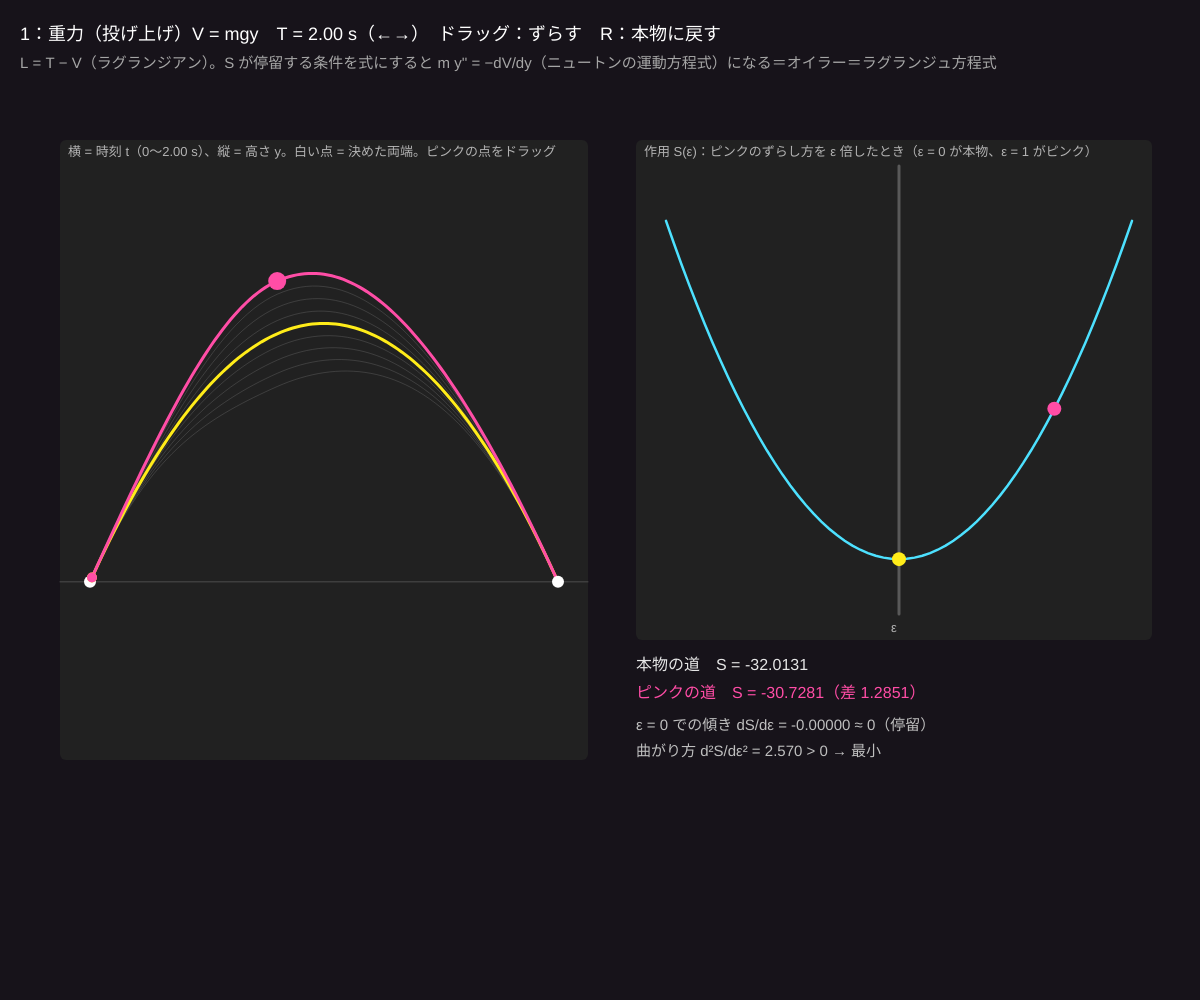
Frame 1 (no input)
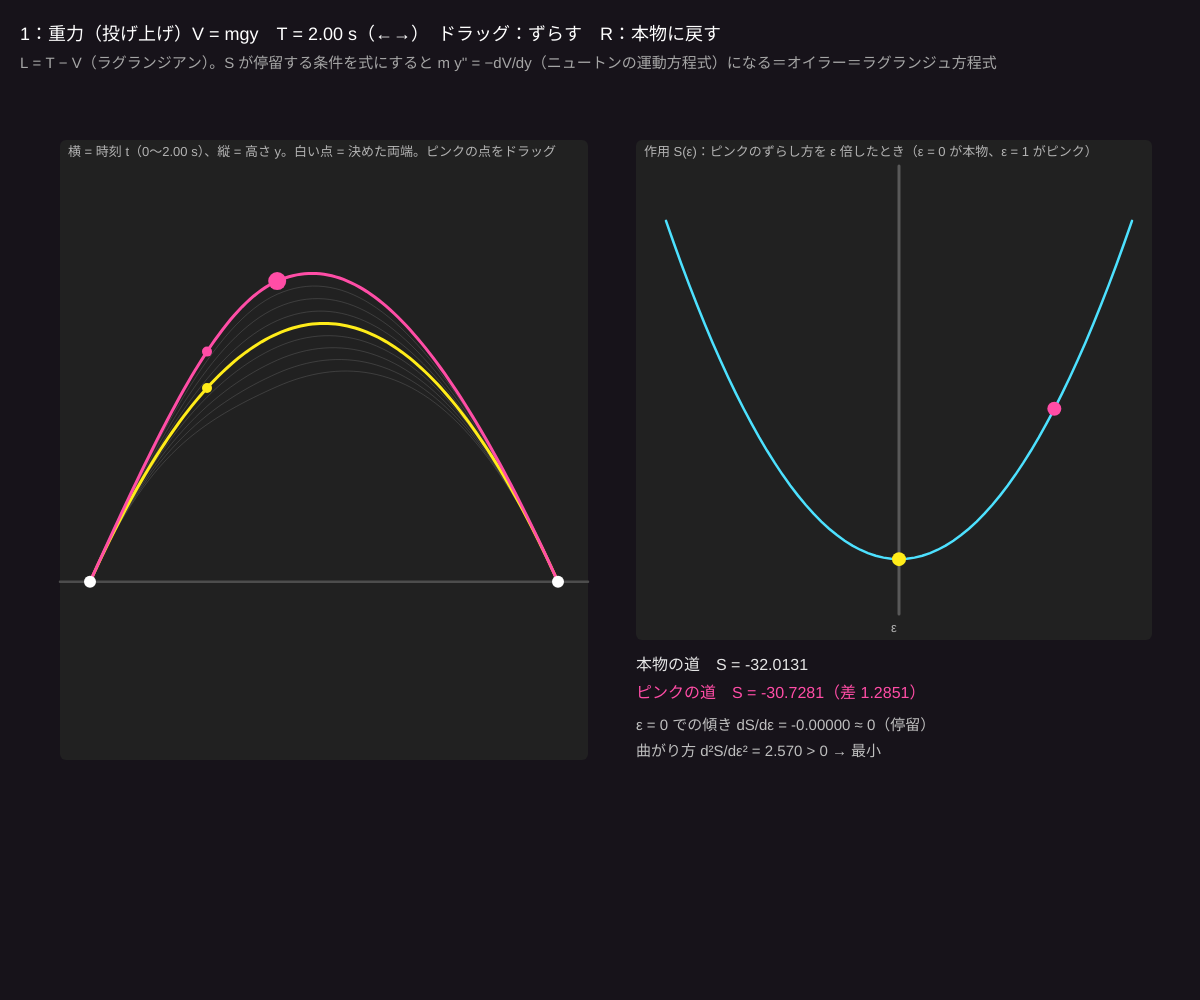
Frame 60 (no input)
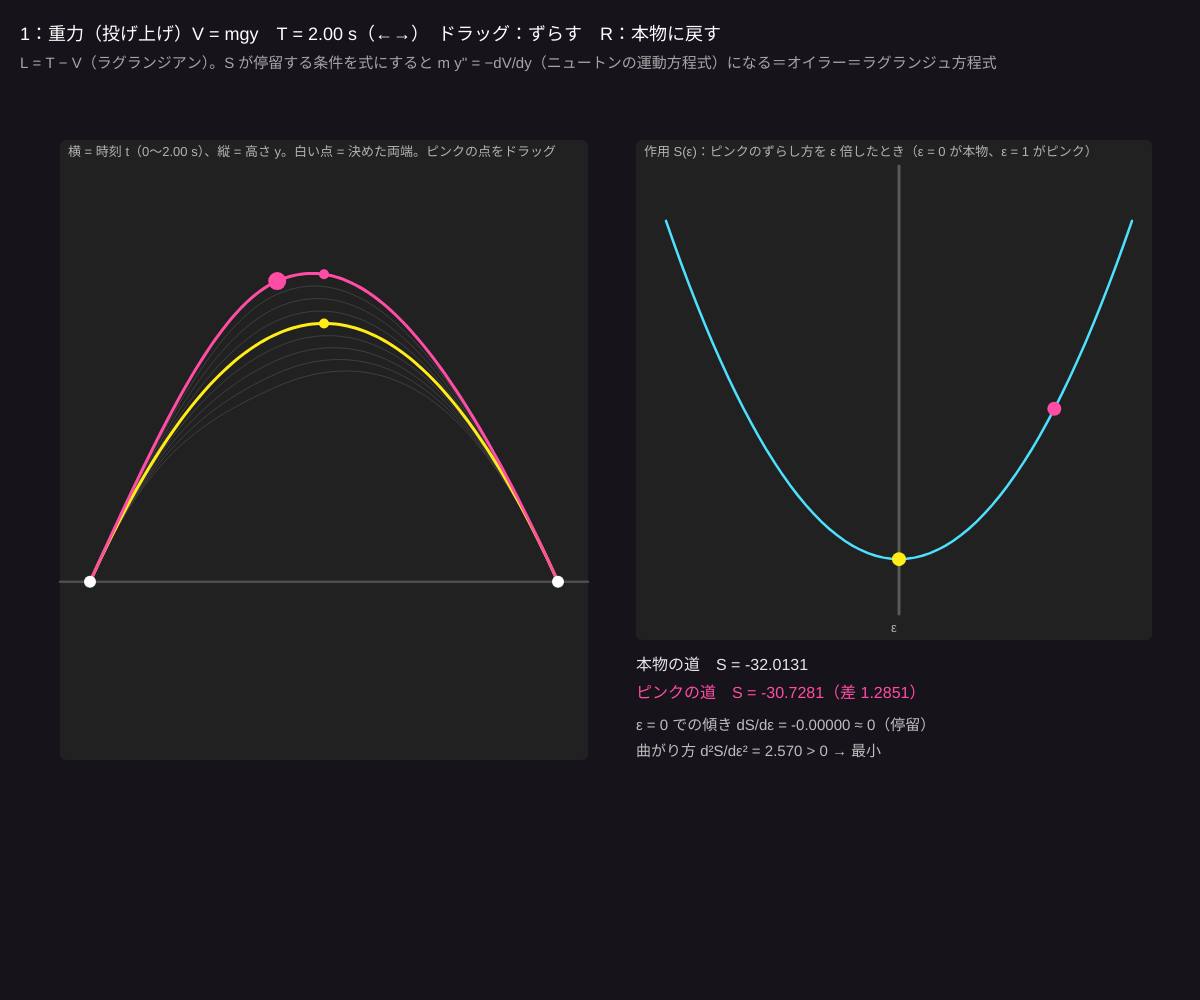
Frame 120 (the mouse pressed at the canvas centre since frame 60)

The p5.js sketch that drew these frames (run headless with seeded random() and noise() and a simulated clock; from frame 60 on, the mouse is pressed at the canvas centre):

// p5.js sketch
// ── sketch.js
// ============================================
// 15 ラグランジュ形式と最小作用
// 時刻 0 に高さ y₀、時刻 T に高さ y₁ ── 両端を決めたとき、本物の運動はどの道を通る？
//   作用 S = ∫ (T − V) dt（運動エネルギー − 位置エネルギー）を計算すると、本物の道で S が「停留」する（ずらしても 1 次では変わらない）
// ドラッグ = 道の制御点を動かす / 1 = 重力（投げ上げ）/ 2 = ばね / ←→ = 時間 T / R = 本物の道に戻す / スペース = 玉を動かす
// ============================================

let mode = 1;              // 1: 重力 V = mgy、2: ばね V = ½ky²
let g = 9.8, m = 1;        // ★ 重力加速度、質量
let w0 = 2.0;              // ★ ばねの角振動数 ω [rad/s]
let T = 2.0;               // ★ かかる時間 [s]
let y0, y1;                // 両端の高さ
let ctrl = { t: 1, dy: 0 };  // 制御点：時刻 t で本物の道から dy ずらす
let dragging = false;
let NS = 400;              // ★ 作用の積分の分割数
let anim = 0;

function setup() {
  createCanvas(windowWidth, windowHeight);
  colorMode(HSB, 360, 100, 100, 100);
  setMode(1);
}
function setMode(n) {
  mode = n;
  if (n === 1) { y0 = 0; y1 = 0; T = 2.0; } else { y0 = 1.0; y1 = 0.5; T = 1.2; }
  ctrl = { t: T * 0.4, dy: 1.0 };
}

// ★ 本物の道（オイラー＝ラグランジュ方程式 m y'' = −dV/dy の解で、両端を通るもの）
function truePath(t) {
  if (mode === 1) return y0 + (y1 - y0) * t / T + 0.5 * g * t * (T - t);
  let s = sin(w0 * T);
  if (abs(s) < 1e-6) return y0 * cos(w0 * t);             // 半周期ちょうどは解が決まらない
  return y0 * cos(w0 * t) + (y1 - y0 * cos(w0 * T)) / s * sin(w0 * t);
}
// ずらし方の形：制御点で 1、両端で 0、なめらか
function bump(t, tc) {
  if (t <= tc) return pow(sin(HALF_PI * t / tc), 2);
  return pow(sin(HALF_PI * (T - t) / (T - tc)), 2);
}
function pathY(t, eps) { return truePath(t) + eps * ctrl.dy * bump(t, ctrl.t); }
function V(yy) { return mode === 1 ? m * g * yy : 0.5 * m * w0 * w0 * yy * yy; }

// ★ 作用 S = Σ (½ m v² − V(y)) Δt
function action(eps) {
  let S = 0, h = T / NS;
  for (let i = 0; i < NS; i++) {
    let ta = i * h, tb = ta + h, ya = pathY(ta, eps), yb = pathY(tb, eps);
    let v = (yb - ya) / h;
    S += (0.5 * m * v * v - V((ya + yb) / 2)) * h;
  }
  return S;
}

function draw() {
  background(280, 25, 10);
  // ---- 左：時刻 t と高さ y のグラフ上の道
  let px = width * 0.05, py = height * 0.14, pw = width * 0.44, ph = height * 0.62;
  let ylo = mode === 1 ? -3 : -2, yhi = mode === 1 ? 8 : 2.5;
  let X = (t) => map(t, 0, T, px + 30, px + pw - 30), Y = (yy) => map(constrain(yy, ylo - 0.5, yhi + 0.5), ylo, yhi, py + ph - 20, py + 20);
  noStroke(); fill(0, 0, 13); rect(px, py, pw, ph, 6);
  stroke(0, 0, 30); line(px, Y(0), px + pw, Y(0));
  // いろいろなずらし方（薄い線）
  for (let e = -1; e <= 1.001; e += 0.25) {
    stroke(0, 0, 50, 30); strokeWeight(1); noFill();
    beginShape(); for (let i = 0; i <= 80; i++) { let t = T * i / 80; vertex(X(t), Y(pathY(t, e))); } endShape();
  }
  // 本物の道（黄色）とずらした道（ピンク）
  stroke(55, 90, 100); strokeWeight(3); noFill();
  beginShape(); for (let i = 0; i <= 120; i++) { let t = T * i / 120; vertex(X(t), Y(truePath(t))); } endShape();
  stroke(330, 70, 100); strokeWeight(3);
  beginShape(); for (let i = 0; i <= 120; i++) { let t = T * i / 120; vertex(X(t), Y(pathY(t, 1))); } endShape();
  noStroke(); fill(0, 0, 100); circle(X(0), Y(y0), 12); circle(X(T), Y(y1), 12);
  fill(330, 70, 100); circle(X(ctrl.t), Y(pathY(ctrl.t, 1)), 18);
  fill(0, 0, 70); textSize(13);
  text('横 = 時刻 t（0〜' + nf(T, 1, 2) + ' s）、縦 = 高さ y。白い点 = 決めた両端。ピンクの点をドラッグ', px + 8, py + 16);

  // 玉の動き（右端に縦に並べて、2 つの道を同時に動かす）
  anim = (anim + 1 / 60 / T * 0.5) % 1;
  let ta = anim * T;
  noStroke(); fill(55, 90, 100); circle(X(ta), Y(truePath(ta)), 10);
  fill(330, 70, 100); circle(X(ta), Y(pathY(ta, 1)), 10);

  // ---- 右：S(ε) のグラフ（ずらす量を連続に変えたときの作用）
  let gx = width * 0.53, gy = height * 0.14, gw = width * 0.43, gh = height * 0.5;
  noStroke(); fill(0, 0, 13); rect(gx, gy, gw, gh, 6);
  let Ss = [], smin = 1e9, smax = -1e9;
  for (let i = 0; i <= 60; i++) { let e = map(i, 0, 60, -1.5, 1.5), S = action(e); Ss.push([e, S]); smin = min(smin, S); smax = max(smax, S); }
  let pad = (smax - smin) * 0.15 + 1e-3;
  let SX = (e) => map(e, -1.5, 1.5, gx + 30, gx + gw - 20), SY = (S) => map(S, smin - pad, smax + pad, gy + gh - 30, gy + 30);
  stroke(0, 0, 35); line(SX(0), gy + 26, SX(0), gy + gh - 26);
  stroke(190, 70, 100); strokeWeight(2.5); noFill();
  beginShape(); for (let q of Ss) vertex(SX(q[0]), SY(q[1])); endShape();
  let S0 = action(0), S1 = action(1);
  noStroke(); fill(55, 90, 100); circle(SX(0), SY(S0), 14);
  fill(330, 70, 100); circle(SX(1), SY(S1), 14);
  fill(0, 0, 70); textSize(13);
  text('作用 S(ε)：ピンクのずらし方を ε 倍したとき（ε = 0 が本物、ε = 1 がピンク）', gx + 8, gy + 16);
  textAlign(CENTER); text('ε', gx + gw / 2, gy + gh - 8); textAlign(LEFT, BASELINE);

  // 数字
  let slope = (action(0.001) - action(-0.001)) / 0.002, curv = (action(0.01) - 2 * S0 + action(-0.01)) / 0.0001;
  let ty = gy + gh + 30;
  fill(0, 0, 90); textSize(16);
  text('本物の道　S = ' + nf(S0, 1, 4), gx, ty);
  fill(330, 70, 100); text('ピンクの道　S = ' + nf(S1, 1, 4) + '（差 ' + nf(S1 - S0, 1, 4) + '）', gx, ty + 28);
  fill(0, 0, 75); textSize(15);
  text('ε = 0 での傾き dS/dε = ' + nf(slope, 1, 5) + ' ≈ 0（停留）', gx, ty + 60);
  text('曲がり方 d²S/dε² = ' + nf(curv, 1, 3) + (Math.abs(curv) < 1e-6 ? ' = 0 → ずらしていない（ピンク = 本物）' : curv > 0 ? ' > 0 → 最小' : ' < 0 → 最大！（「最小」ではなく「停留」）'), gx, ty + 86);
  if (mode === 2) text('ばね：T = ' + nf(T, 1, 2) + ' s、半周期 π/ω = ' + nf(PI / w0, 1, 2) + ' s' + (T > PI / w0 ? '　→ 半周期より長いと最小でなくなることがある' : ''), gx, ty + 112);

  noStroke(); fill(0, 0, 100); textSize(18);
  text((mode === 1 ? '1：重力（投げ上げ）V = mgy' : '2：ばね V = ½mω²y²') + '　T = ' + nf(T, 1, 2) + ' s（←→）　ドラッグ：ずらす　R：本物に戻す', 20, 40);
  fill(0, 0, 65); textSize(15);
  text('L = T − V（ラグランジアン）。S が停留する条件を式にすると m y\'\' = −dV/dy（ニュートンの運動方程式）になる＝オイラー＝ラグランジュ方程式', 20, 68);
}

function mousePressed() {
  let px = width * 0.05, pw = width * 0.44;
  if (mouseX > px && mouseX < px + pw && mouseY > height * 0.14 && mouseY < height * 0.76) dragging = true;
}
function mouseDragged() {
  if (!dragging) return;
  let px = width * 0.05, py = height * 0.14, pw = width * 0.44, ph = height * 0.62;
  let ylo = mode === 1 ? -3 : -2, yhi = mode === 1 ? 8 : 2.5;
  ctrl.t = constrain(map(mouseX, px + 30, px + pw - 30, 0, T), T * 0.05, T * 0.95);
  let yy = map(mouseY, py + ph - 20, py + 20, ylo, yhi);
  ctrl.dy = constrain(yy - truePath(ctrl.t), -6, 6);
}
function mouseReleased() { dragging = false; }
function keyPressed() {
  if (key === '1') setMode(1);
  if (key === '2') setMode(2);
  if (key === RIGHT_ARROW) { let r = ctrl.t / T; T = min(T + 0.2, 4); ctrl.t = r * T; }
  if (key === LEFT_ARROW) { let r = ctrl.t / T; T = max(T - 0.2, 0.4); ctrl.t = r * T; }
  if (key === 'r' || key === 'R') ctrl.dy = 0;
  if (key === ' ') anim = 0;
}

// ---------- やってみよう ----------
// 1. ピンクの点をどこへ動かしても、S は本物（黄色）より大きくなる？ 青い曲線の底が ε = 0
// 2. 2（ばね）で T を半周期 π/ω（約 1.57 s）より長くする。S(ε) の曲線がひっくり返る → 自然は「最小」ではなく「停留」を選ぶ
// 3. V の符号を変えて T + V にすると？ 停留する道は本物ではなくなる（L = T − V が正しい理由）
// 4. 光の屈折（フェルマーの原理：時間が停留する道）も同じ考え方。最短時間の道を描いてみよう
